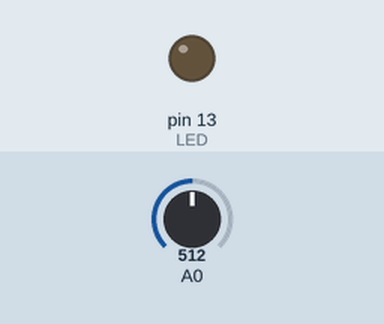
Simulated run of this sketch. Board: Arduino Uno, built with avr-gcc and run on an emulated ATmega328P. Shown: output pins drawn as LEDs (lit = HIGH). The inputs (shaded band) are chosen by the test bench; at power-on: A0 = 512. What the sketch prints to the serial monitor is not drawn.

Above: at 0.15 s.
Timing chart, 0 to 1.8 s (numbered marks = the images above):
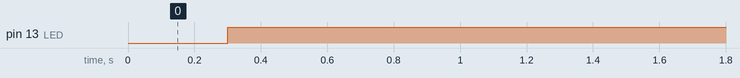

The sketch:

L_Report_03.ino
```cpp
int LED = 13;
int sensor;
void setup() {
Serial.begin(9600);
pinMode(LED,OUTPUT);
}

void loop() {
sensor = analogRead(A0);
Serial.print("hello");

Serial.println(sensor);
delay(300);
if(sensor >800){
  digitalWrite(LED, LOW);
}else{
    digitalWrite(LED, HIGH);

}
}
```

Measured:
- by itself, pin 13 (LED): LOW → HIGH at 0.30 s
